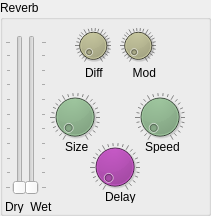
      <widget class="QGroupBox" name="reverb">
       <property name="geometry">
        <rect>
         <x>440</x>
         <y>20</y>
         <width>211</width>
         <height>216</height>
        </rect>
       </property>
       <property name="title">
        <string>Reverb</string>
       </property>
       <widget class="QDial" name="diff">
        <property name="geometry">
         <rect>
          <x>75</x>
          <y>20</y>
          <width>36</width>
          <height>51</height>
         </rect>
        </property>
        <property name="styleSheet">
         <string notr="true">background-color: #554</string>
        </property>
        <property name="notchesVisible">
         <bool>true</bool>
        </property>
       </widget>
       <widget class="QDial" name="reverb_size">
        <property name="geometry">
         <rect>
          <x>50</x>
          <y>85</y>
          <width>50</width>
          <height>64</height>
         </rect>
        </property>
        <property name="styleSheet">
         <string notr="true">background-color: #454</string>
        </property>
        <property name="notchesVisible">
         <bool>true</bool>
        </property>
       </widget>
       <widget class="QDial" name="reverb_delay">
        <property name="geometry">
         <rect>
          <x>90</x>
          <y>135</y>
          <width>50</width>
          <height>64</height>
         </rect>
        </property>
        <property name="styleSheet">
         <string notr="true">background-color: #404</string>
        </property>
        <property name="notchesVisible">
         <bool>true</bool>
        </property>
       </widget>
       <widget class="QDial" name="speed">
        <property name="geometry">
         <rect>
          <x>135</x>
          <y>85</y>
          <width>50</width>
          <height>64</height>
         </rect>
        </property>
        <property name="styleSheet">
         <string notr="true">background-color: #454</string>
        </property>
        <property name="notchesVisible">
         <bool>true</bool>
        </property>
       </widget>
       <widget class="QDial" name="mod">
        <property name="geometry">
         <rect>
          <x>120</x>
          <y>20</y>
          <width>36</width>
          <height>51</height>
         </rect>
        </property>
        <property name="styleSheet">
         <string notr="true">background-color: #554</string>
        </property>
        <property name="notchesVisible">
         <bool>true</bool>
        </property>
       </widget>
       <widget class="QSlider" name="dry">
        <property name="geometry">
         <rect>
          <x>5</x>
          <y>35</y>
          <width>22</width>
          <height>160</height>
         </rect>
        </property>
        <property name="orientation">
         <enum>Qt::Vertical</enum>
        </property>
        <property name="tickPosition">
         <enum>QSlider::TicksAbove</enum>
        </property>
       </widget>
       <widget class="QSlider" name="wet">
        <property name="geometry">
         <rect>
          <x>25</x>
          <y>35</y>
          <width>22</width>
          <height>160</height>
         </rect>
        </property>
        <property name="styleSheet">
         <string notr="true"/>
        </property>
        <property name="orientation">
         <enum>Qt::Vertical</enum>
        </property>
        <property name="tickPosition">
         <enum>QSlider::TicksBelow</enum>
        </property>
       </widget>
       <widget class="QLabel" name="label_85">
        <property name="geometry">
         <rect>
          <x>5</x>
          <y>200</y>
          <width>47</width>
          <height>13</height>
         </rect>
        </property>
        <property name="text">
         <string>Dry  Wet</string>
        </property>
       </widget>
       <widget class="QLabel" name="label_86">
        <property name="geometry">
         <rect>
          <x>85</x>
          <y>65</y>
          <width>76</width>
          <height>16</height>
         </rect>
        </property>
        <property name="text">
         <string>Diff         Mod</string>
        </property>
       </widget>
       <widget class="QLabel" name="label_87">
        <property name="geometry">
         <rect>
          <x>65</x>
          <y>140</y>
          <width>47</width>
          <height>13</height>
         </rect>
        </property>
        <property name="text">
         <string>Size</string>
        </property>
       </widget>
       <widget class="QLabel" name="label_88">
        <property name="geometry">
         <rect>
          <x>145</x>
          <y>140</y>
          <width>47</width>
          <height>13</height>
         </rect>
        </property>
        <property name="text">
         <string>Speed</string>
        </property>
       </widget>
       <widget class="QLabel" name="label_89">
        <property name="geometry">
         <rect>
          <x>105</x>
          <y>190</y>
          <width>47</width>
          <height>13</height>
         </rect>
        </property>
        <property name="text">
         <string>Delay</string>
        </property>
       </widget>
      </widget>
